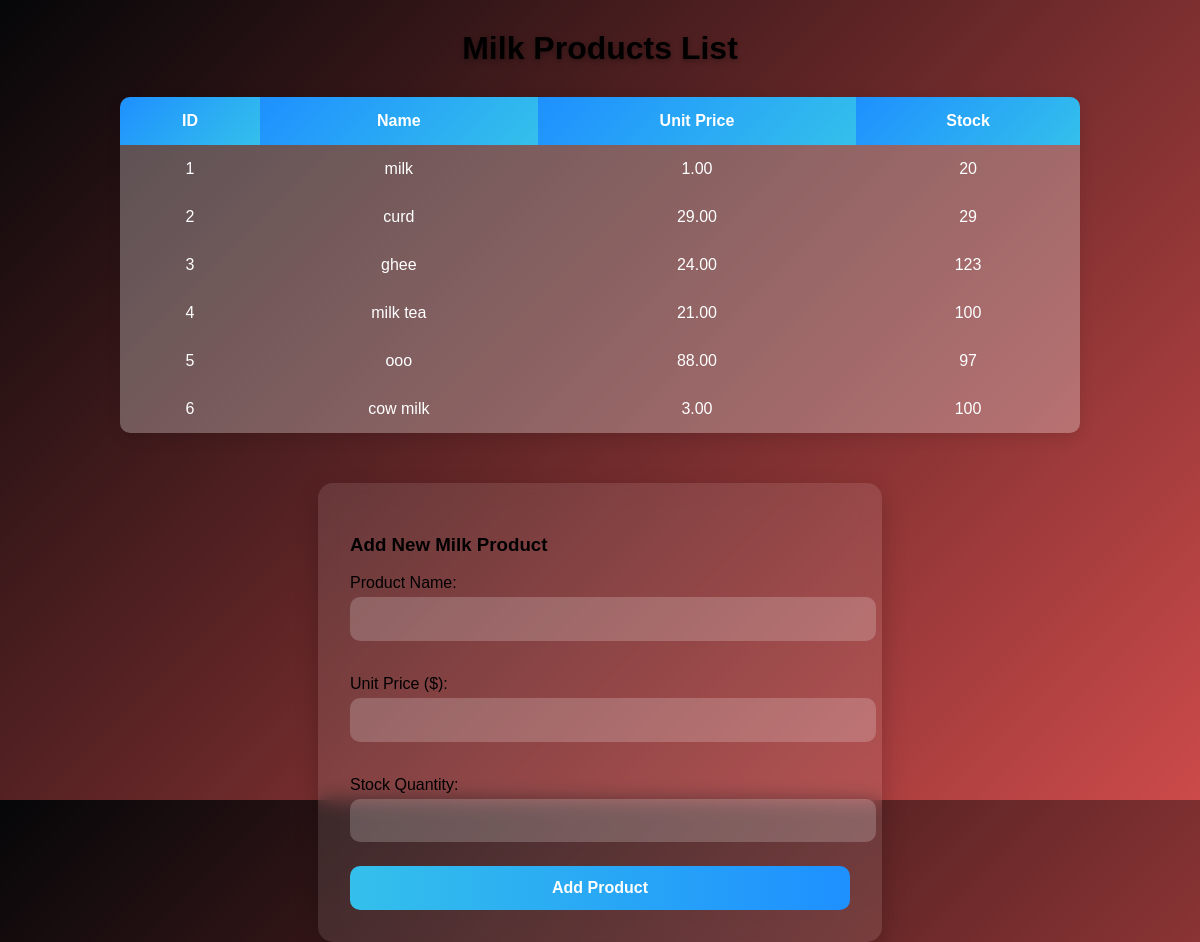
/manage_milk_products.php, run on the app's committed database.
### tables this page shows
CREATE TABLE `milkproducts` (
  `ProductID` int(11) NOT NULL,
  `Name` varchar(100) NOT NULL,
  `UnitPrice` decimal(10,2) NOT NULL,
  `Stock` int(11) NOT NULL,
  `customer_email` varchar(25) NOT NULL,
  `Quantity` int(11) NOT NULL
);

### manage_milk_products.php (the view, shortened to what this page needs)
<?php
include 'db.php';
$sql = "SELECT * FROM MilkProducts";
$result = $conn->query($sql);
?>
<!DOCTYPE html>
<html lang="en">
<head>
</head>
<body>
    <h2>Milk Products List</h2>
    <table>
        <tr>
            <th>ID</th>
            <th>Name</th>
            <th>Unit Price</th>
            <th>Stock</th>
        </tr>
        <?php while ($row = $result->fetch_assoc()) { ?>
            <tr>
                <td><?= $row['ProductID'] ?></td>
                <td><?= $row['Name'] ?></td>
                <td><?= $row['UnitPrice'] ?></td>
                <td><?= $row['Stock'] ?></td>
            </tr>
        <?php } ?>
    </table>
    <div class="form-container">
        <h3>Add New Milk Product</h3>
        <form method="post">
            <label for="name">Product Name:</label>
            <input type="text" name="name" required>
            <label for="price">Unit Price ($):</label>
            <input type="number" step="0.01" name="price" required>
            <label for="stock">Stock Quantity:</label>
            <input type="number" step="1" name="stock" required>
            <button type="submit">Add Product</button>
        </form>
    </div>
</body>
</html>

### manage_milk_products.php (style rules this page uses)
body { font-family: 'Poppins', sans-serif; background: linear-gradient(135deg,rgb(5, 6, 8),rgb(204, 74, 74)); height: 100vh; display: flex; flex-direction: column; align-items: center; justify-content: flex-start; margin: 0; padding: 0; }
h2 { text-align: center; margin: 30px 0; font-size: 2rem; text-shadow: 0 2px 5px rgba(0, 0, 0, 0.3); }
table { width: 80%; border-collapse: collapse; margin-bottom: 50px; background-color: rgba(255, 255, 255, 0.1); border-radius: 10px; overflow: hidden; box-shadow: 0 5px 15px rgba(0, 0, 0, 0.1); }
table th, table td { padding: 15px; text-align: center; }
table th { background: linear-gradient(135deg, #1e90ff, #34c0eb); color: #fff; font-weight: bold; }
table td { background-color: rgba(255, 255, 255, 0.2); color: #fff; }
.form-container { background: rgba(255, 255, 255, 0.1); padding: 2rem; border-radius: 15px; width: 80%; max-width: 500px; box-shadow: 0 10px 25px rgba(0, 0, 0, 0.2); backdrop-filter: blur(10px); animation: fadeIn 1s ease-in-out; }
.form-container label { display: block; font-size: 1rem; margin: 10px 0 5px; }
.form-container input { width: 100%; padding: 0.8rem; margin-bottom: 1.5rem; border-radius: 10px; border: none; background: rgba(255, 255, 255, 0.2); color: #fff; outline: none; font-size: 1rem; transition: all 0.3s ease-in-out; }
.form-container button { width: 100%; padding: 0.8rem; border: none; border-radius: 10px; background: linear-gradient(90deg, #34c0eb, #1e90ff); color: #fff; font-size: 1rem; font-weight: bold; cursor: pointer; transition: all 0.3s ease; }

### data on the page
milkproducts: ProductID "1", Name "milk", UnitPrice "1.00", Stock "20"
milkproducts: ProductID "2", Name "curd", UnitPrice "29.00", Stock "29"
milkproducts: ProductID "3", Name "ghee", UnitPrice "24.00", Stock "123"
milkproducts: ProductID "4", Name "milk tea", UnitPrice "21.00", Stock "100"
milkproducts: ProductID "5", Name "ooo", UnitPrice "88.00", Stock "97"
milkproducts: ProductID "6", Name "cow milk", UnitPrice "3.00", Stock "100"
